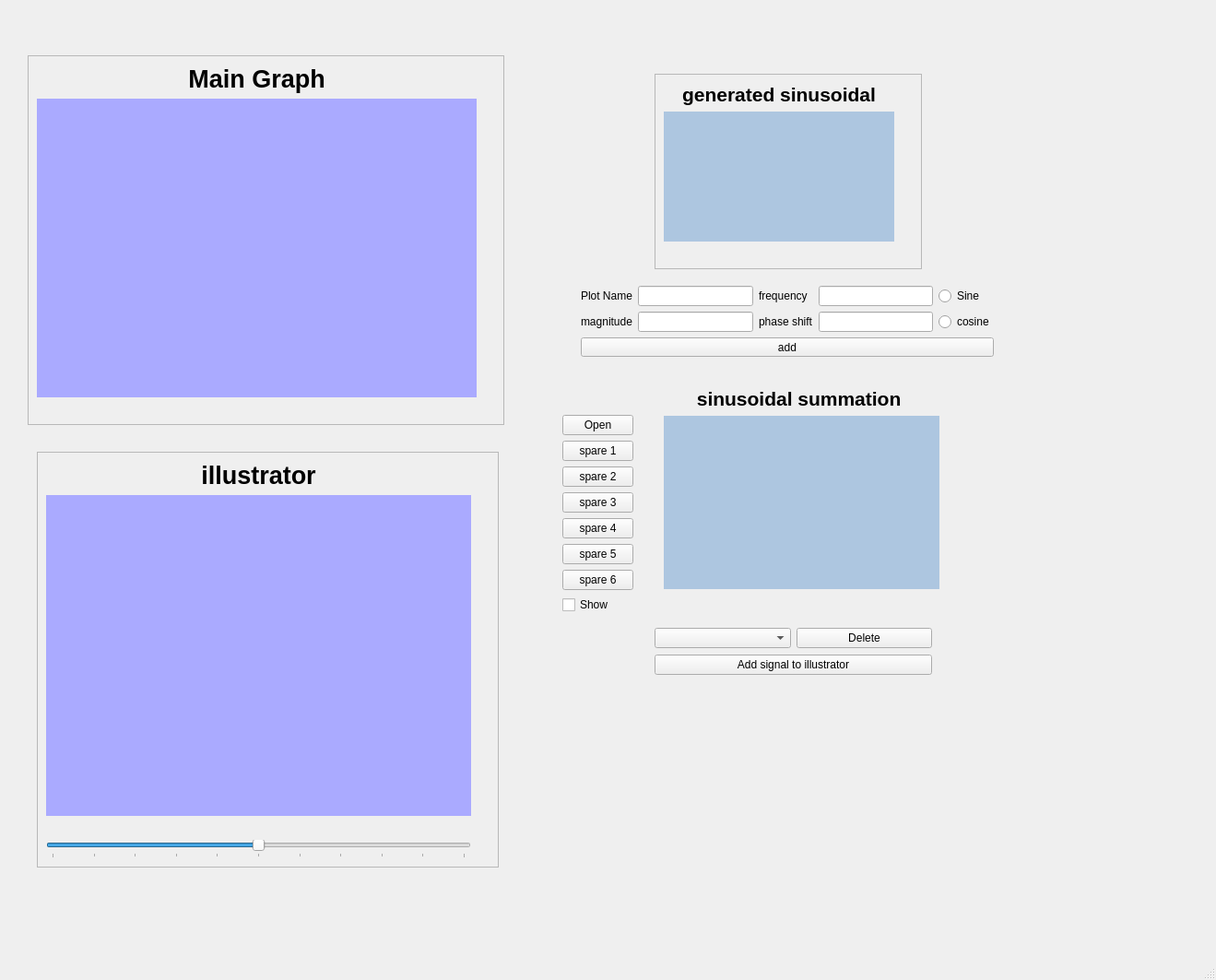
<?xml version="1.0" encoding="UTF-8"?>
<ui version="4.0">
 <class>MainWindow</class>
 <widget class="QMainWindow" name="MainWindow">
  <property name="geometry">
   <rect>
    <x>0</x>
    <y>0</y>
    <width>1319</width>
    <height>1063</height>
   </rect>
  </property>
  <property name="windowTitle">
   <string>MainWindow</string>
  </property>
  <widget class="QWidget" name="centralwidget">
   <widget class="QFrame" name="frame">
    <property name="geometry">
     <rect>
      <x>40</x>
      <y>490</y>
      <width>501</width>
      <height>451</height>
     </rect>
    </property>
    <property name="frameShape">
     <enum>QFrame::StyledPanel</enum>
    </property>
    <property name="frameShadow">
     <enum>QFrame::Raised</enum>
    </property>
    <layout class="QGridLayout" name="gridLayout">
     <item row="2" column="0">
      <spacer name="horizontalSpacer">
       <property name="orientation">
        <enum>Qt::Horizontal</enum>
       </property>
       <property name="sizeHint" stdset="0">
        <size>
         <width>40</width>
         <height>20</height>
        </size>
       </property>
      </spacer>
     </item>
     <item row="0" column="0">
      <widget class="QLabel" name="label_for_spectroGram">
       <property name="text">
        <string>&lt;html&gt;&lt;head/&gt;&lt;body&gt;&lt;p&gt;&lt;span style=&quot; font-size:20pt; font-weight:600;&quot;&gt; illustrator&lt;/span&gt;&lt;/p&gt;&lt;/body&gt;&lt;/html&gt;</string>
       </property>
       <property name="alignment">
        <set>Qt::AlignCenter</set>
       </property>
      </widget>
     </item>
     <item row="1" column="1">
      <spacer name="verticalSpacer">
       <property name="orientation">
        <enum>Qt::Vertical</enum>
       </property>
       <property name="sizeHint" stdset="0">
        <size>
         <width>20</width>
         <height>228</height>
        </size>
       </property>
      </spacer>
     </item>
     <item row="1" column="0">
      <widget class="PlotWidget" name="signalWidget2_ilustrator" native="true">
       <property name="styleSheet">
        <string notr="true">background-color: rgb(170, 170, 255);</string>
       </property>
      </widget>
     </item>
     <item row="3" column="0">
      <widget class="QSlider" name="horizontalSlider">
       <property name="maximum">
        <number>10</number>
       </property>
       <property name="pageStep">
        <number>1</number>
       </property>
       <property name="sliderPosition">
        <number>5</number>
       </property>
       <property name="orientation">
        <enum>Qt::Horizontal</enum>
       </property>
       <property name="tickPosition">
        <enum>QSlider::TicksBelow</enum>
       </property>
       <property name="tickInterval">
        <number>1</number>
       </property>
      </widget>
     </item>
    </layout>
   </widget>
   <widget class="QFrame" name="frame_2">
    <property name="geometry">
     <rect>
      <x>30</x>
      <y>60</y>
      <width>517</width>
      <height>401</height>
     </rect>
    </property>
    <property name="frameShape">
     <enum>QFrame::StyledPanel</enum>
    </property>
    <property name="frameShadow">
     <enum>QFrame::Raised</enum>
    </property>
    <layout class="QGridLayout" name="gridLayout_3">
     <item row="0" column="0">
      <widget class="QLabel" name="label_For_Main_graph">
       <property name="text">
        <string>&lt;html&gt;&lt;head/&gt;&lt;body&gt;&lt;p&gt;&lt;span style=&quot; font-size:20pt; font-weight:600;&quot;&gt;Main Graph&lt;/span&gt;&lt;/p&gt;&lt;/body&gt;&lt;/html&gt;</string>
       </property>
       <property name="alignment">
        <set>Qt::AlignCenter</set>
       </property>
      </widget>
     </item>
     <item row="1" column="0">
      <widget class="PlotWidget" name="signalWidget_mainGraph" native="true">
       <property name="styleSheet">
        <string notr="true">background-color: rgb(170, 170, 255);</string>
       </property>
      </widget>
     </item>
     <item row="1" column="1">
      <spacer name="verticalSpacer_3">
       <property name="orientation">
        <enum>Qt::Vertical</enum>
       </property>
       <property name="sizeHint" stdset="0">
        <size>
         <width>20</width>
         <height>313</height>
        </size>
       </property>
      </spacer>
     </item>
     <item row="2" column="0">
      <spacer name="horizontalSpacer_3">
       <property name="orientation">
        <enum>Qt::Horizontal</enum>
       </property>
       <property name="sizeHint" stdset="0">
        <size>
         <width>468</width>
         <height>20</height>
        </size>
       </property>
      </spacer>
     </item>
    </layout>
   </widget>
   <widget class="QFrame" name="frame_3">
    <property name="geometry">
     <rect>
      <x>710</x>
      <y>80</y>
      <width>290</width>
      <height>212</height>
     </rect>
    </property>
    <property name="frameShape">
     <enum>QFrame::StyledPanel</enum>
    </property>
    <property name="frameShadow">
     <enum>QFrame::Raised</enum>
    </property>
    <layout class="QGridLayout" name="gridLayout_4">
     <item row="0" column="0">
      <widget class="QLabel" name="label_For_generatedSinusoidal">
       <property name="text">
        <string>&lt;html&gt;&lt;head/&gt;&lt;body&gt;&lt;p&gt;&lt;span style=&quot; font-size:16pt; font-weight:600;&quot;&gt;generated sinusoidal&lt;/span&gt;&lt;/p&gt;&lt;/body&gt;&lt;/html&gt;</string>
       </property>
       <property name="alignment">
        <set>Qt::AlignCenter</set>
       </property>
      </widget>
     </item>
     <item row="1" column="0">
      <widget class="PlotWidget" name="Widget_Plotter" native="true">
       <property name="palette">
        <palette>
         <active>
          <colorrole role="WindowText">
           <brush brushstyle="SolidPattern">
            <color alpha="255">
             <red>0</red>
             <green>0</green>
             <blue>0</blue>
            </color>
           </brush>
          </colorrole>
          <colorrole role="Button">
           <brush brushstyle="SolidPattern">
            <color alpha="255">
             <red>173</red>
             <green>198</green>
             <blue>224</blue>
            </color>
           </brush>
          </colorrole>
          <colorrole role="Light">
           <brush brushstyle="SolidPattern">
            <color alpha="255">
             <red>255</red>
             <green>255</green>
             <blue>255</blue>
            </color>
           </brush>
          </colorrole>
          <colorrole role="Midlight">
           <brush brushstyle="SolidPattern">
            <color alpha="255">
             <red>255</red>
             <green>255</green>
             <blue>255</blue>
            </color>
           </brush>
          </colorrole>
          <colorrole role="Dark">
           <brush brushstyle="SolidPattern">
            <color alpha="255">
             <red>127</red>
             <green>127</green>
             <blue>127</blue>
            </color>
           </brush>
          </colorrole>
          <colorrole role="Mid">
           <brush brushstyle="SolidPattern">
            <color alpha="255">
             <red>170</red>
             <green>170</green>
             <blue>170</blue>
            </color>
           </brush>
          </colorrole>
          <colorrole role="Text">
           <brush brushstyle="SolidPattern">
            <color alpha="255">
             <red>0</red>
             <green>0</green>
             <blue>0</blue>
            </color>
           </brush>
          </colorrole>
          <colorrole role="BrightText">
           <brush brushstyle="SolidPattern">
            <color alpha="255">
             <red>255</red>
             <green>255</green>
             <blue>255</blue>
            </color>
           </brush>
          </colorrole>
          <colorrole role="ButtonText">
           <brush brushstyle="SolidPattern">
            <color alpha="255">
             <red>0</red>
             <green>0</green>
             <blue>0</blue>
            </color>
           </brush>
          </colorrole>
          <colorrole role="Base">
           <brush brushstyle="SolidPattern">
            <color alpha="255">
             <red>173</red>
             <green>198</green>
             <blue>224</blue>
            </color>
           </brush>
          </colorrole>
          <colorrole role="Window">
           <brush brushstyle="SolidPattern">
            <color alpha="255">
             <red>173</red>
             <green>198</green>
             <blue>224</blue>
            </color>
           </brush>
          </colorrole>
          <colorrole role="Shadow">
           <brush brushstyle="SolidPattern">
            <color alpha="255">
             <red>0</red>
             <green>0</green>
             <blue>0</blue>
            </color>
           </brush>
          </colorrole>
          <colorrole role="AlternateBase">
           <brush brushstyle="SolidPattern">
            <color alpha="255">
             <red>255</red>
             <green>255</green>
             <blue>255</blue>
            </color>
           </brush>
          </colorrole>
          <colorrole role="ToolTipBase">
           <brush brushstyle="SolidPattern">
            <color alpha="255">
             <red>255</red>
             <green>255</green>
             <blue>220</blue>
            </color>
           </brush>
          </colorrole>
          <colorrole role="ToolTipText">
           <brush brushstyle="SolidPattern">
            <color alpha="255">
             <red>0</red>
             <green>0</green>
             <blue>0</blue>
            </color>
           </brush>
          </colorrole>
         </active>
         <inactive>
          <colorrole role="WindowText">
           <brush brushstyle="SolidPattern">
            <color alpha="255">
             <red>0</red>
             <green>0</green>
             <blue>0</blue>
            </color>
           </brush>
          </colorrole>
          <colorrole role="Button">
           <brush brushstyle="SolidPattern">
            <color alpha="255">
             <red>173</red>
             <green>198</green>
             <blue>224</blue>
            </color>
           </brush>
          </colorrole>
          <colorrole role="Light">
           <brush brushstyle="SolidPattern">
            <color alpha="255">
             <red>255</red>
             <green>255</green>
             <blue>255</blue>
            </color>
           </brush>
          </colorrole>
          <colorrole role="Midlight">
           <brush brushstyle="SolidPattern">
            <color alpha="255">
             <red>255</red>
             <green>255</green>
             <blue>255</blue>
            </color>
           </brush>
          </colorrole>
          <colorrole role="Dark">
           <brush brushstyle="SolidPattern">
            <color alpha="255">
             <red>127</red>
             <green>127</green>
             <blue>127</blue>
            </color>
           </brush>
          </colorrole>
          <colorrole role="Mid">
           <brush brushstyle="SolidPattern">
            <color alpha="255">
             <red>170</red>
             <green>170</green>
             <blue>170</blue>
            </color>
           </brush>
          </colorrole>
          <colorrole role="Text">
           <brush brushstyle="SolidPattern">
            <color alpha="255">
             <red>0</red>
             <green>0</green>
             <blue>0</blue>
            </color>
           </brush>
          </colorrole>
          <colorrole role="BrightText">
           <brush brushstyle="SolidPattern">
            <color alpha="255">
             <red>255</red>
             <green>255</green>
             <blue>255</blue>
            </color>
           </brush>
          </colorrole>
          <colorrole role="ButtonText">
           <brush brushstyle="SolidPattern">
            <color alpha="255">
             <red>0</red>
             <green>0</green>
             <blue>0</blue>
            </color>
           </brush>
          </colorrole>
          <colorrole role="Base">
           <brush brushstyle="SolidPattern">
            <color alpha="255">
             <red>173</red>
             <green>198</green>
             <blue>224</blue>
            </color>
           </brush>
          </colorrole>
          <colorrole role="Window">
           <brush brushstyle="SolidPattern">
            <color alpha="255">
             <red>173</red>
             <green>198</green>
             <blue>224</blue>
            </color>
           </brush>
          </colorrole>
          <colorrole role="Shadow">
           <brush brushstyle="SolidPattern">
            <color alpha="255">
             <red>0</red>
             <green>0</green>
             <blue>0</blue>
            </color>
           </brush>
          </colorrole>
          <colorrole role="AlternateBase">
           <brush brushstyle="SolidPattern">
            <color alpha="255">
             <red>255</red>
             <green>255</green>
             <blue>255</blue>
            </color>
           </brush>
          </colorrole>
          <colorrole role="ToolTipBase">
           <brush brushstyle="SolidPattern">
            <color alpha="255">
             <red>255</red>
             <green>255</green>
             <blue>220</blue>
            </color>
           </brush>
          </colorrole>
          <colorrole role="ToolTipText">
           <brush brushstyle="SolidPattern">
            <color alpha="255">
             <red>0</red>
             <green>0</green>
             <blue>0</blue>
            </color>
           </brush>
          </colorrole>
         </inactive>
         <disabled>
          <colorrole role="WindowText">
           <brush brushstyle="SolidPattern">
            <color alpha="255">
             <red>127</red>
             <green>127</green>
             <blue>127</blue>
            </color>
           </brush>
          </colorrole>
          <colorrole role="Button">
           <brush brushstyle="SolidPattern">
            <color alpha="255">
             <red>173</red>
             <green>198</green>
             <blue>224</blue>
            </color>
           </brush>
          </colorrole>
          <colorrole role="Light">
           <brush brushstyle="SolidPattern">
            <color alpha="255">
             <red>255</red>
             <green>255</green>
             <blue>255</blue>
            </color>
           </brush>
          </colorrole>
          <colorrole role="Midlight">
           <brush brushstyle="SolidPattern">
            <color alpha="255">
             <red>255</red>
             <green>255</green>
             <blue>255</blue>
            </color>
           </brush>
          </colorrole>
          <colorrole role="Dark">
           <brush brushstyle="SolidPattern">
            <color alpha="255">
             <red>127</red>
             <green>127</green>
             <blue>127</blue>
            </color>
           </brush>
          </colorrole>
          <colorrole role="Mid">
           <brush brushstyle="SolidPattern">
            <color alpha="255">
             <red>170</red>
             <green>170</green>
             <blue>170</blue>
            </color>
           </brush>
          </colorrole>
          <colorrole role="Text">
           <brush brushstyle="SolidPattern">
            <color alpha="255">
             <red>127</red>
             <green>127</green>
             <blue>127</blue>
            </color>
           </brush>
          </colorrole>
          <colorrole role="BrightText">
           <brush brushstyle="SolidPattern">
            <color alpha="255">
             <red>255</red>
             <green>255</green>
             <blue>255</blue>
            </color>
           </brush>
          </colorrole>
          <colorrole role="ButtonText">
           <brush brushstyle="SolidPattern">
            <color alpha="255">
             <red>127</red>
             <green>127</green>
             <blue>127</blue>
            </color>
           </brush>
          </colorrole>
          <colorrole role="Base">
           <brush brushstyle="SolidPattern">
            <color alpha="255">
             <red>173</red>
             <green>198</green>
             <blue>224</blue>
            </color>
           </brush>
          </colorrole>
          <colorrole role="Window">
           <brush brushstyle="SolidPattern">
            <color alpha="255">
             <red>173</red>
             <green>198</green>
             <blue>224</blue>
            </color>
           </brush>
          </colorrole>
          <colorrole role="Shadow">
           <brush brushstyle="SolidPattern">
            <color alpha="255">
             <red>0</red>
             <green>0</green>
             <blue>0</blue>
            </color>
           </brush>
          </colorrole>
          <colorrole role="AlternateBase">
           <brush brushstyle="SolidPattern">
            <color alpha="255">
             <red>255</red>
             <green>255</green>
             <blue>255</blue>
            </color>
           </brush>
          </colorrole>
          <colorrole role="ToolTipBase">
           <brush brushstyle="SolidPattern">
            <color alpha="255">
             <red>255</red>
             <green>255</green>
             <blue>220</blue>
            </color>
           </brush>
          </colorrole>
          <colorrole role="ToolTipText">
           <brush brushstyle="SolidPattern">
            <color alpha="255">
             <red>0</red>
             <green>0</green>
             <blue>0</blue>
            </color>
           </brush>
          </colorrole>
         </disabled>
        </palette>
       </property>
       <property name="styleSheet">
        <string notr="true">background-color: rgb(173, 198, 224);</string>
       </property>
      </widget>
     </item>
     <item row="2" column="0">
      <spacer name="horizontalSpacer_4">
       <property name="orientation">
        <enum>Qt::Horizontal</enum>
       </property>
       <property name="sizeHint" stdset="0">
        <size>
         <width>238</width>
         <height>20</height>
        </size>
       </property>
      </spacer>
     </item>
     <item row="1" column="1">
      <spacer name="verticalSpacer_4">
       <property name="orientation">
        <enum>Qt::Vertical</enum>
       </property>
       <property name="sizeHint" stdset="0">
        <size>
         <width>20</width>
         <height>129</height>
        </size>
       </property>
      </spacer>
     </item>
    </layout>
   </widget>
   <widget class="QWidget" name="widget" native="true">
    <property name="geometry">
     <rect>
      <x>720</x>
      <y>420</y>
      <width>319</width>
      <height>239</height>
     </rect>
    </property>
    <layout class="QGridLayout" name="gridLayout_5">
     <item row="0" column="0">
      <widget class="QLabel" name="label_For_summation">
       <property name="text">
        <string>&lt;html&gt;&lt;head/&gt;&lt;body&gt;&lt;p&gt;&lt;span style=&quot; font-size:16pt; font-weight:600;&quot;&gt;sinusoidal summation &lt;/span&gt;&lt;/p&gt;&lt;/body&gt;&lt;/html&gt;</string>
       </property>
       <property name="alignment">
        <set>Qt::AlignCenter</set>
       </property>
      </widget>
     </item>
     <item row="1" column="0">
      <widget class="PlotWidget" name="Widget_Adder" native="true">
       <property name="palette">
        <palette>
         <active>
          <colorrole role="WindowText">
           <brush brushstyle="SolidPattern">
            <color alpha="255">
             <red>0</red>
             <green>0</green>
             <blue>0</blue>
            </color>
           </brush>
          </colorrole>
          <colorrole role="Button">
           <brush brushstyle="SolidPattern">
            <color alpha="255">
             <red>173</red>
             <green>198</green>
             <blue>224</blue>
            </color>
           </brush>
          </colorrole>
          <colorrole role="Light">
           <brush brushstyle="SolidPattern">
            <color alpha="255">
             <red>255</red>
             <green>255</green>
             <blue>255</blue>
            </color>
           </brush>
          </colorrole>
          <colorrole role="Midlight">
           <brush brushstyle="SolidPattern">
            <color alpha="255">
             <red>255</red>
             <green>255</green>
             <blue>255</blue>
            </color>
           </brush>
          </colorrole>
          <colorrole role="Dark">
           <brush brushstyle="SolidPattern">
            <color alpha="255">
             <red>127</red>
             <green>127</green>
             <blue>127</blue>
            </color>
           </brush>
          </colorrole>
          <colorrole role="Mid">
           <brush brushstyle="SolidPattern">
            <color alpha="255">
             <red>170</red>
             <green>170</green>
             <blue>170</blue>
            </color>
           </brush>
          </colorrole>
          <colorrole role="Text">
           <brush brushstyle="SolidPattern">
            <color alpha="255">
             <red>0</red>
             <green>0</green>
             <blue>0</blue>
            </color>
           </brush>
          </colorrole>
          <colorrole role="BrightText">
           <brush brushstyle="SolidPattern">
            <color alpha="255">
             <red>255</red>
             <green>255</green>
             <blue>255</blue>
            </color>
           </brush>
          </colorrole>
          <colorrole role="ButtonText">
           <brush brushstyle="SolidPattern">
            <color alpha="255">
             <red>0</red>
             <green>0</green>
             <blue>0</blue>
            </color>
           </brush>
          </colorrole>
          <colorrole role="Base">
           <brush brushstyle="SolidPattern">
            <color alpha="255">
             <red>173</red>
             <green>198</green>
             <blue>224</blue>
            </color>
           </brush>
          </colorrole>
          <colorrole role="Window">
           <brush brushstyle="SolidPattern">
            <color alpha="255">
             <red>173</red>
             <green>198</green>
             <blue>224</blue>
            </color>
           </brush>
          </colorrole>
          <colorrole role="Shadow">
           <brush brushstyle="SolidPattern">
            <color alpha="255">
             <red>0</red>
             <green>0</green>
             <blue>0</blue>
            </color>
           </brush>
          </colorrole>
          <colorrole role="AlternateBase">
           <brush brushstyle="SolidPattern">
            <color alpha="255">
             <red>255</red>
             <green>255</green>
             <blue>255</blue>
            </color>
           </brush>
          </colorrole>
          <colorrole role="ToolTipBase">
           <brush brushstyle="SolidPattern">
            <color alpha="255">
             <red>255</red>
             <green>255</green>
             <blue>220</blue>
            </color>
           </brush>
          </colorrole>
          <colorrole role="ToolTipText">
           <brush brushstyle="SolidPattern">
            <color alpha="255">
             <red>0</red>
             <green>0</green>
             <blue>0</blue>
            </color>
           </brush>
          </colorrole>
         </active>
         <inactive>
          <colorrole role="WindowText">
           <brush brushstyle="SolidPattern">
            <color alpha="255">
             <red>0</red>
             <green>0</green>
             <blue>0</blue>
            </color>
           </brush>
          </colorrole>
          <colorrole role="Button">
           <brush brushstyle="SolidPattern">
            <color alpha="255">
             <red>173</red>
             <green>198</green>
             <blue>224</blue>
            </color>
           </brush>
          </colorrole>
          <colorrole role="Light">
           <brush brushstyle="SolidPattern">
            <color alpha="255">
             <red>255</red>
             <green>255</green>
             <blue>255</blue>
            </color>
           </brush>
          </colorrole>
          <colorrole role="Midlight">
           <brush brushstyle="SolidPattern">
            <color alpha="255">
             <red>255</red>
             <green>255</green>
             <blue>255</blue>
            </color>
           </brush>
          </colorrole>
          <colorrole role="Dark">
           <brush brushstyle="SolidPattern">
            <color alpha="255">
             <red>127</red>
             <green>127</green>
             <blue>127</blue>
            </color>
           </brush>
          </colorrole>
          <colorrole role="Mid">
           <brush brushstyle="SolidPattern">
            <color alpha="255">
             <red>170</red>
             <green>170</green>
             <blue>170</blue>
            </color>
           </brush>
          </colorrole>
          <colorrole role="Text">
           <brush brushstyle="SolidPattern">
            <color alpha="255">
             <red>0</red>
             <green>0</green>
             <blue>0</blue>
            </color>
           </brush>
          </colorrole>
          <colorrole role="BrightText">
           <brush brushstyle="SolidPattern">
            <color alpha="255">
             <red>255</red>
             <green>255</green>
             <blue>255</blue>
            </color>
           </brush>
          </colorrole>
          <colorrole role="ButtonText">
           <brush brushstyle="SolidPattern">
            <color alpha="255">
             <red>0</red>
             <green>0</green>
             <blue>0</blue>
            </color>
           </brush>
          </colorrole>
          <colorrole role="Base">
           <brush brushstyle="SolidPattern">
            <color alpha="255">
             <red>173</red>
             <green>198</green>
             <blue>224</blue>
            </color>
           </brush>
          </colorrole>
          <colorrole role="Window">
           <brush brushstyle="SolidPattern">
            <color alpha="255">
             <red>173</red>
             <green>198</green>
             <blue>224</blue>
            </color>
           </brush>
          </colorrole>
          <colorrole role="Shadow">
           <brush brushstyle="SolidPattern">
            <color alpha="255">
             <red>0</red>
             <green>0</green>
             <blue>0</blue>
            </color>
           </brush>
          </colorrole>
          <colorrole role="AlternateBase">
           <brush brushstyle="SolidPattern">
            <color alpha="255">
             <red>255</red>
             <green>255</green>
             <blue>255</blue>
            </color>
           </brush>
          </colorrole>
          <colorrole role="ToolTipBase">
           <brush brushstyle="SolidPattern">
            <color alpha="255">
             <red>255</red>
             <green>255</green>
             <blue>220</blue>
            </color>
           </brush>
          </colorrole>
          <colorrole role="ToolTipText">
           <brush brushstyle="SolidPattern">
            <color alpha="255">
             <red>0</red>
             <green>0</green>
             <blue>0</blue>
            </color>
           </brush>
          </colorrole>
         </inactive>
         <disabled>
          <colorrole role="WindowText">
           <brush brushstyle="SolidPattern">
            <color alpha="255">
             <red>127</red>
             <green>127</green>
             <blue>127</blue>
            </color>
           </brush>
          </colorrole>
          <colorrole role="Button">
           <brush brushstyle="SolidPattern">
            <color alpha="255">
             <red>173</red>
             <green>198</green>
             <blue>224</blue>
            </color>
           </brush>
          </colorrole>
          <colorrole role="Light">
           <brush brushstyle="SolidPattern">
            <color alpha="255">
             <red>255</red>
             <green>255</green>
             <blue>255</blue>
            </color>
           </brush>
          </colorrole>
          <colorrole role="Midlight">
           <brush brushstyle="SolidPattern">
            <color alpha="255">
             <red>255</red>
             <green>255</green>
             <blue>255</blue>
            </color>
           </brush>
          </colorrole>
          <colorrole role="Dark">
           <brush brushstyle="SolidPattern">
            <color alpha="255">
             <red>127</red>
             <green>127</green>
             <blue>127</blue>
            </color>
           </brush>
          </colorrole>
          <colorrole role="Mid">
           <brush brushstyle="SolidPattern">
            <color alpha="255">
             <red>170</red>
             <green>170</green>
             <blue>170</blue>
            </color>
           </brush>
          </colorrole>
          <colorrole role="Text">
           <brush brushstyle="SolidPattern">
            <color alpha="255">
             <red>127</red>
             <green>127</green>
             <blue>127</blue>
            </color>
           </brush>
          </colorrole>
          <colorrole role="BrightText">
           <brush brushstyle="SolidPattern">
            <color alpha="255">
             <red>255</red>
             <green>255</green>
             <blue>255</blue>
            </color>
           </brush>
          </colorrole>
          <colorrole role="ButtonText">
           <brush brushstyle="SolidPattern">
            <color alpha="255">
             <red>127</red>
             <green>127</green>
             <blue>127</blue>
            </color>
           </brush>
          </colorrole>
          <colorrole role="Base">
           <brush brushstyle="SolidPattern">
            <color alpha="255">
             <red>173</red>
             <green>198</green>
             <blue>224</blue>
            </color>
           </brush>
          </colorrole>
          <colorrole role="Window">
           <brush brushstyle="SolidPattern">
            <color alpha="255">
             <red>173</red>
             <green>198</green>
             <blue>224</blue>
            </color>
           </brush>
          </colorrole>
          <colorrole role="Shadow">
           <brush brushstyle="SolidPattern">
            <color alpha="255">
             <red>0</red>
             <green>0</green>
             <blue>0</blue>
            </color>
           </brush>
          </colorrole>
          <colorrole role="AlternateBase">
           <brush brushstyle="SolidPattern">
            <color alpha="255">
             <red>255</red>
             <green>255</green>
             <blue>255</blue>
            </color>
           </brush>
          </colorrole>
          <colorrole role="ToolTipBase">
           <brush brushstyle="SolidPattern">
            <color alpha="255">
             <red>255</red>
             <green>255</green>
             <blue>220</blue>
            </color>
           </brush>
          </colorrole>
          <colorrole role="ToolTipText">
           <brush brushstyle="SolidPattern">
            <color alpha="255">
             <red>0</red>
             <green>0</green>
             <blue>0</blue>
            </color>
           </brush>
          </colorrole>
         </disabled>
        </palette>
       </property>
       <property name="styleSheet">
        <string notr="true">background-color: rgb(173, 198, 224);</string>
       </property>
      </widget>
     </item>
     <item row="1" column="1">
      <spacer name="verticalSpacer_5">
       <property name="orientation">
        <enum>Qt::Vertical</enum>
       </property>
       <property name="sizeHint" stdset="0">
        <size>
         <width>20</width>
         <height>158</height>
        </size>
       </property>
      </spacer>
     </item>
     <item row="2" column="0">
      <spacer name="horizontalSpacer_5">
       <property name="orientation">
        <enum>Qt::Horizontal</enum>
       </property>
       <property name="sizeHint" stdset="0">
        <size>
         <width>269</width>
         <height>20</height>
        </size>
       </property>
      </spacer>
     </item>
    </layout>
   </widget>
   <widget class="QWidget" name="">
    <property name="geometry">
     <rect>
      <x>610</x>
      <y>450</y>
      <width>77</width>
      <height>222</height>
     </rect>
    </property>
    <layout class="QVBoxLayout" name="verticalLayout_mainGraph">
     <item>
      <widget class="QPushButton" name="Button_open">
       <property name="text">
        <string>Open</string>
       </property>
      </widget>
     </item>
     <item>
      <widget class="QPushButton" name="Spare_button">
       <property name="text">
        <string>spare 1</string>
       </property>
      </widget>
     </item>
     <item>
      <widget class="QPushButton" name="Spare_button_2">
       <property name="text">
        <string>spare 2</string>
       </property>
      </widget>
     </item>
     <item>
      <widget class="QPushButton" name="Spare_button_3">
       <property name="text">
        <string>spare 3</string>
       </property>
      </widget>
     </item>
     <item>
      <widget class="QPushButton" name="Spare_button_4">
       <property name="text">
        <string>spare 4</string>
       </property>
      </widget>
     </item>
     <item>
      <widget class="QPushButton" name="Spare_button_5">
       <property name="text">
        <string>spare 5</string>
       </property>
      </widget>
     </item>
     <item>
      <widget class="QPushButton" name="Spare_button_6">
       <property name="text">
        <string>spare 6</string>
       </property>
      </widget>
     </item>
     <item>
      <widget class="QCheckBox" name="checkBox_showhide">
       <property name="text">
        <string>Show</string>
       </property>
      </widget>
     </item>
    </layout>
   </widget>
   <widget class="QWidget" name="">
    <property name="geometry">
     <rect>
      <x>710</x>
      <y>680</y>
      <width>301</width>
      <height>54</height>
     </rect>
    </property>
    <layout class="QGridLayout" name="gridLayout_For_sunusoidalSummation">
     <item row="0" column="0">
      <widget class="QComboBox" name="Combobox_signal"/>
     </item>
     <item row="0" column="1">
      <widget class="QPushButton" name="Button_delete">
       <property name="text">
        <string>Delete</string>
       </property>
      </widget>
     </item>
     <item row="1" column="0" colspan="2">
      <widget class="QPushButton" name="Button_confirmation">
       <property name="text">
        <string>Add signal to illustrator</string>
       </property>
      </widget>
     </item>
    </layout>
   </widget>
   <widget class="QWidget" name="">
    <property name="geometry">
     <rect>
      <x>630</x>
      <y>310</y>
      <width>448</width>
      <height>77</height>
     </rect>
    </property>
    <layout class="QGridLayout" name="gridLayout_For_generating_sinusoidal">
     <item row="0" column="0">
      <widget class="QLabel" name="label_plotName">
       <property name="text">
        <string>Plot Name</string>
       </property>
      </widget>
     </item>
     <item row="0" column="1">
      <widget class="QLineEdit" name="lineEdit_plotName"/>
     </item>
     <item row="0" column="2">
      <widget class="QLabel" name="label_frequency">
       <property name="text">
        <string>frequency</string>
       </property>
      </widget>
     </item>
     <item row="0" column="3">
      <widget class="QLineEdit" name="LineEdit_ferquency"/>
     </item>
     <item row="0" column="4">
      <widget class="QRadioButton" name="radioButton_sine">
       <property name="text">
        <string>Sine</string>
       </property>
      </widget>
     </item>
     <item row="1" column="0">
      <widget class="QLabel" name="label_magnitude">
       <property name="text">
        <string>magnitude</string>
       </property>
      </widget>
     </item>
     <item row="1" column="1">
      <widget class="QLineEdit" name="lineEdit_magnitude"/>
     </item>
     <item row="1" column="2">
      <widget class="QLabel" name="label_phaseShift">
       <property name="text">
        <string>phase shift</string>
       </property>
      </widget>
     </item>
     <item row="1" column="3">
      <widget class="QLineEdit" name="lineEdit_phaseShift"/>
     </item>
     <item row="1" column="4">
      <widget class="QRadioButton" name="radioButton_cosine">
       <property name="text">
        <string>cosine</string>
       </property>
      </widget>
     </item>
     <item row="2" column="0" colspan="5">
      <widget class="QPushButton" name="add">
       <property name="text">
        <string>add</string>
       </property>
      </widget>
     </item>
    </layout>
   </widget>
  </widget>
  <widget class="QMenuBar" name="menubar">
   <property name="geometry">
    <rect>
     <x>0</x>
     <y>0</y>
     <width>1319</width>
     <height>21</height>
    </rect>
   </property>
  </widget>
  <widget class="QStatusBar" name="statusbar"/>
 </widget>
 <customwidgets>
  <customwidget>
   <class>PlotWidget</class>
   <extends>QWidget</extends>
   <header location="global">pyqtgraph</header>
   <container>1</container>
  </customwidget>
 </customwidgets>
 <resources/>
 <connections/>
</ui>
